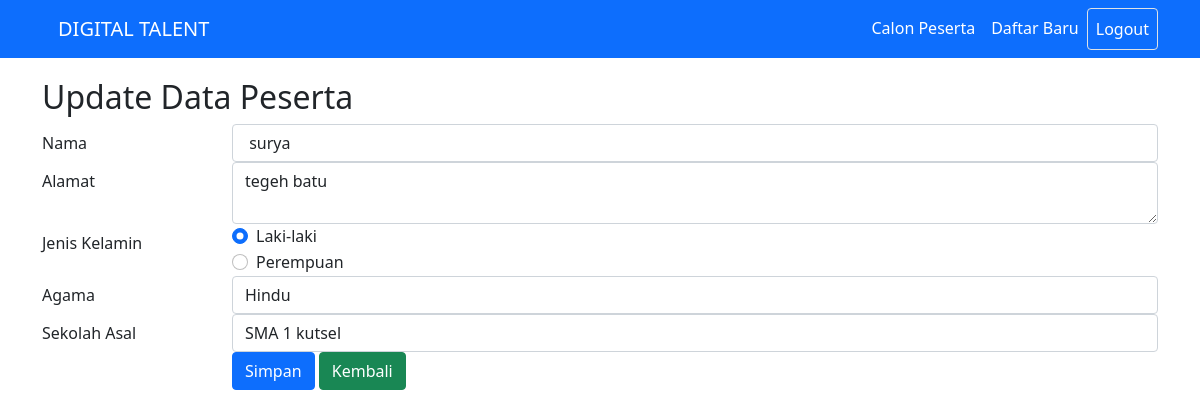
Page /index.php?fungsi=update&id_peserta=11 (signed in) on the committed database.
### tables this page shows
CREATE TABLE `tb_siswa` (
  `id_peserta` int(11) NOT NULL,
  `nama_peserta` varchar(50) NOT NULL,
  `alamat` varchar(150) NOT NULL,
  `jenis_kelamin` enum('L','P') NOT NULL,
  `agama` varchar(50) NOT NULL,
  `sekolah_asal` varchar(50) NOT NULL
);

### index.php (the view, shortened to what this page needs)
<!DOCTYPE html>
<html>
<head>
    <link rel="stylesheet" href="assets/bootstrap.min.css" />
    <link rel="stylesheet" href="assets/style.css" />
</head>
<body>
    <nav class=" navbar navbar-expand-lg navbar-dark bg-primary">
        <div class="container">
            <a class="navbar-brand p-0" href="#">
                <a class="navbar-brand" href="index.php">DIGITAL TALENT</a>
            </a>
            <div class="collapse navbar-collapse" id="navbarNav">
                <ul class="navbar-nav ms-auto text-center">
                    <li class="nav-item">
                        <a class="nav-link text-white" href="index.php?fungsi=read">Calon Peserta</a>
                    </li>
                    <li class="nav-item">
                        <a class="nav-link text-white" href="index.php?fungsi=create">Daftar Baru</a>
                    </li>
                    <li class="nav-item">
                        <a class="nav-link text-white border rounded" href="logout.php">Logout</a>
                    </li>
                </ul>
            </div>
        </div>
    </nav>
    <?php
    include('koneksi.php');
    if (isset($_GET['fungsi'])){
        switch($_GET['fungsi']){
            case "update":
                update($db);
                break;
        }
    } else {
            mainpage();
    }
    ?>
    <?php
    function update($db){
        if (isset($_POST['btn_simpan'])){
            $id_peserta = $_POST['id_peserta'];
            $nama_peserta = $_POST['nama_peserta'];
            $alamat = $_POST['alamat'];
            $jenis_kelamin = $_POST['jenis_kelamin'];
            $agama = $_POST['agama'];
            $sekolah_asal = $_POST['sekolah_asal'];
            if(!empty($nama_peserta) && !empty($alamat) && !empty($jenis_kelamin) && !empty($agama) && !empty($sekolah_asal)){
                $sql = "UPDATE tb_siswa SET nama_peserta='$nama_peserta', alamat='$alamat', jenis_kelamin='$jenis_kelamin', agama='$agama', sekolah_asal='$sekolah_asal' WHERE id_peserta='$id_peserta'";
                $update = mysqli_query($db, $sql);
                if($update && isset($_GET['fungsi'])){
                    if($_GET['fungsi'] == 'update'){
                        header('location: index.php?fungsi=update_success');
                    }
                }
            } else {
                $pesan = "Tidak dapat menyimpan, data belum lengkap!";
            }
        } else {
            $id_peserta = $_GET['id_peserta'];
            $sql_peserta = "SELECT * FROM tb_siswa WHERE id_peserta=" . $id_peserta;
            $query_peserta = mysqli_query($db, $sql_peserta);
            $data_peserta = mysqli_fetch_assoc($query_peserta);
        }
        ?>
    <div class="container" style="margin-top:20px">
        <h2>Update Data Peserta</h2>
        <form action="index.php?fungsi=update" method="post">
            <div class="form-group row">
                <label class="col-sm-2 col-form-label">Nama</label>
                <div class="col-sm-10">
                    <input type="text" name="nama_peserta" class="form-control" size="4"
                        value=" <?php echo $data_peserta['nama_peserta']; ?>" required>
                </div>
            </div>
            <div class="form-group row">
                <label class="col-sm-2 col-form-label">Alamat</label>
                <div class="col-sm-10">
                    <textarea name="alamat" class="form-control"
                        required><?php echo $data_peserta['alamat']; ?></textarea>
                </div>
            </div>
            <div class="form-group row">
                <label class="col-sm-2 col-form-label">Jenis Kelamin</label>
                <div class="col-sm-10">
                    <div class="form-check">
                        <input type="radio" class="form-check-input" name="jenis_kelamin" value="Laki-laki"
                            <?php if($data_peserta['jenis_kelamin'] == 'L'){ echo 'checked'; } ?> required>
                        <label class="form-check-label">Laki-laki</label>
                    </div>
                    <div class="form-check">
                        <input type="radio" class="form-check-input" name="jenis_kelamin" value="Perempuan"
                            <?php if($data_peserta['jenis_kelamin'] == 'P'){ echo 'checked'; } ?> required>
                        <label class="form-check-label">Perempuan</label>
                    </div>
                </div>
            </div>
            <div class="form-group row">
                <label class="col-sm-2 col-form-label">Agama</label>
                <div class="col-sm-10">
                    <select name="agama" class="form-control" required>
                        <option value="Hindu" <?php if($data_peserta['agama'] == 'Hindu'){ echo 'selected'; } ?>>Hindu
                        </option>
                    </select>
                </div>
            </div>
            <div class="form-group row">
                <label class="col-sm-2 col-form-label">Sekolah Asal</label>
                <div class="col-sm-10">
                    <input type="text" name="sekolah_asal" class="form-control"
                        value="<?php echo $data_peserta['sekolah_asal']; ?>" required>
                </div>
            </div>
            <div class="form-group row">
                <label class="col-sm-2 col-form-label">&nbsp;</label>
                <div class="col-sm-10">
                    <input type="submit" name="btn_simpan" class="btn btn-primary" value="Simpan">
                    <a href="index.php" class="btn btn-success" role="button">Kembali</a>
                </div>
            </div>
        </form>
    </div>
    <?php
    }
     ?>
</body>
</html>

### assets/style.css (style rules this page uses)
body { margin: 0; padding: 0; overflow-x: hidden; }

### rows in the picture
tb_siswa: nama_peserta "surya", alamat "tegeh batu", jenis_kelamin "☑", agama "Hindu", sekolah_asal "SMA 1 kutsel"
